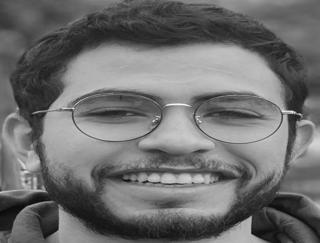
#> input picture AI-Models/hybrid_dataset/test/subject05.b.jpeg, 320 x 243 px, given in place of the camera
$ jupyter execute --allow-errors face_detection.ipynb   (text cells are left out)
#> lines starting #> are read from the running program, lines starting #| are printed output that depends on the picture; after the words box and inside, x2 and y2 are one past the last pixel; in counts of white or black regions, pixels touching at a corner belong together
[cell 1]
import cv2
import matplotlib.pyplot as plt

[cell 2]
# Load the pre-trained Haar Cascade model for face detection
face_cascade = cv2.CascadeClassifier(cv2.data.haarcascades + 'haarcascade_frontalface_default.xml')

[cell 3]
# Load the image
img = cv2.imread('trial.JPEG')


# Convert the image to grayscale
#> (the rest of this cell did not finish here and is left out)

#> (a cell that did not finish here is left out)

[cell 5]
# Save the result
cv2.imwrite('face_detected.jpg', img)
#> Out = True

#> (a cell that did not finish here is left out)

[cell 7]
import cv2
import matplotlib.pyplot as plt


# Start the laptop's camera
cap = cv2.VideoCapture(0)  # '0' is typically the default value for the primary camera

# Load the pre-trained Haar Cascade model for face detection
face_cascade = cv2.CascadeClassifier(cv2.data.haarcascades + 'haarcascade_frontalface_default.xml')

# Check if the camera opened successfully
if not cap.isOpened():
    print("Cannot open camera")
else:
    # Capture frame-by-frame
    ret, frame = cap.read()
#> frame is the input picture: shape (243, 320, 3); min 5, max 249, mean 109.9

    # Check if frame is received
    if not ret:
        print("Can't receive frame (stream end?). Exiting ...")
    else:
        # Convert the captured frame to grayscale
        gray = cv2.cvtColor(frame, cv2.COLOR_BGR2GRAY)

        # Detect faces in the grayscale frame
        faces = face_cascade.detectMultiScale(gray, scaleFactor=1.1, minNeighbors=5, minSize=(30, 30))
#> faces = [[146, 52, 162, 162], [43, 46, 170, 170]]

        # Draw rectangles around the faces
        for (x, y, w, h) in faces:
            cv2.rectangle(frame, (x, y), (x+w, y+h), (0, 255, 0), 2)  # Draw a green rectangle with thickness 2
#> this loop made 2 passes
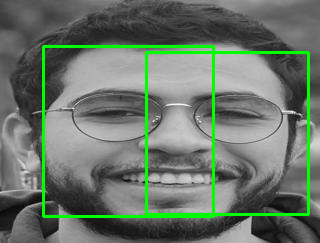
#> frame: shape (243, 320, 3); 5.01% of pixels changed, all inside (x1, y1, x2, y2) = (42, 45, 310, 218)

        # Convert BGR image to RGB
        frame_rgb = cv2.cvtColor(frame, cv2.COLOR_BGR2RGB)

        # Display the resulting frame with face corners
        plt.imshow(frame_rgb)
        plt.axis('off')  # Hide axis
        plt.show()

# When everything done, release the capture
cap.release()
cv2.destroyAllWindows()

[cell 8]
import cv2
import matplotlib.pyplot as plt

# Start the laptop's camera
cap = cv2.VideoCapture(0)  # '0' is typically the default value for the primary camera

# Load the pre-trained Haar Cascade model for face detection
face_cascade = cv2.CascadeClassifier(cv2.data.haarcascades + 'haarcascade_frontalface_default.xml')

# Check if the camera opened successfully
if not cap.isOpened():
    print("Cannot open camera")
else:
    # Capture frame-by-frame
    ret, frame = cap.read()

    # Check if frame is received
    if not ret:
        print("Can't receive frame (stream end?). Exiting ...")
    else:
        # Convert the captured frame to grayscale
        gray = cv2.cvtColor(frame, cv2.COLOR_BGR2GRAY)

        # Detect faces in the grayscale frame
        faces = face_cascade.detectMultiScale(gray, scaleFactor=1.1, minNeighbors=5, minSize=(30, 30))

        # List to hold cropped faces
        cropped_faces = []

        # Draw rectangles around the faces and crop the faces
        for (x, y, w, h) in faces:
            cv2.rectangle(frame, (x, y), (x+w, y+h), (0, 255, 0), 2)  # Draw a green rectangle with thickness 2
            # Crop the face
            cropped_face = frame[y:y+h, x:x+w]
            cropped_faces.append(cropped_face)
#> this loop made 2 passes
#> pass 1, `cropped_face = frame[y:y+h, x:x+w]`:
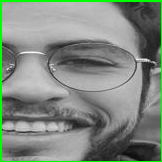
#> cropped_face: shape (162, 162, 3); mean B, G, R 127.5, 136.8, 127.5
#> pass 2, `cropped_face = frame[y:y+h, x:x+w]`:
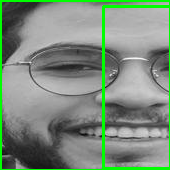
#> cropped_face: shape (170, 170, 3); mean B, G, R 124.5, 140.5, 124.5
#> after the loop, cropped_faces = 2 items

        # Convert BGR image to RGB for full image display
        frame_rgb = cv2.cvtColor(frame, cv2.COLOR_BGR2RGB)

        # Display the original frame with rectangles
        plt.figure(figsize=(10, 6))
        plt.imshow(frame_rgb)
        plt.axis('off')  # Hide axis
        plt.title("Detected Faces")
        plt.show()

        # Display each cropped face
        for i, face in enumerate(cropped_faces):
            plt.figure(figsize=(2, 2))  # Size can be adjusted based on your preference
            face_rgb = cv2.cvtColor(face, cv2.COLOR_BGR2RGB)
            plt.imshow(face_rgb)
            plt.axis('off')
            plt.title(f"Face {i+1}")
            plt.show()
#> this loop made 2 passes

# When everything done, release the capture
cap.release()
cv2.destroyAllWindows()

[cell 9]
import cv2
import matplotlib.pyplot as plt

# Start the laptop's camera
cap = cv2.VideoCapture(0)  # '0' is typically the default value for the primary camera

# Load the pre-trained Haar Cascade model for face detection
face_cascade = cv2.CascadeClassifier(cv2.data.haarcascades + 'haarcascade_frontalface_default.xml')

# Check if the camera opened successfully
if not cap.isOpened():
    print("Cannot open camera")
else:
    # Capture frame-by-frame
    ret, frame = cap.read()

    # Check if frame is received
    if not ret:
        print("Can't receive frame (stream end?). Exiting ...")
    else:
        # Convert the captured frame to grayscale
        gray = cv2.cvtColor(frame, cv2.COLOR_BGR2GRAY)

        # Detect faces in the grayscale frame
        faces = face_cascade.detectMultiScale(gray, scaleFactor=1.1, minNeighbors=5, minSize=(30, 30))

        # List to hold cropped, resized, and processed faces
        processed_faces = []

        # Draw rectangles around the faces, crop, resize, and process the faces
        for (x, y, w, h) in faces:
            cv2.rectangle(frame, (x, y), (x+w, y+h), (0, 255, 0), 2)  # Draw a green rectangle with thickness 2
            # Crop the face from the grayscale image
            cropped_face = gray[y:y+h, x:x+w]
            # Resize the cropped face
            resized_face = cv2.resize(cropped_face, (320, 243))
            # Convert grayscale to RGB (for display purposes)
            face_rgb = cv2.cvtColor(resized_face, cv2.COLOR_GRAY2RGB)
            processed_faces.append(face_rgb)
#> this loop made 2 passes
#> pass 1, `cropped_face = gray[y:y+h, x:x+w]`:
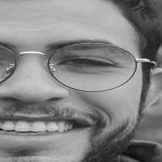
#> cropped_face: shape (162, 162); min 9, max 249, mean 132.1
#> pass 1, `resized_face = cv2.resize(cropped_face, (320, 243))`:
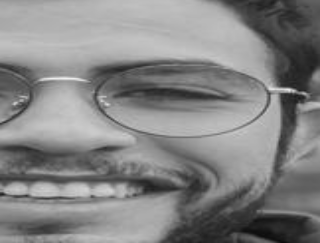
#> resized_face: shape (243, 320); min 11, max 239, mean 132
#> pass 2, `cropped_face = gray[y:y+h, x:x+w]`:
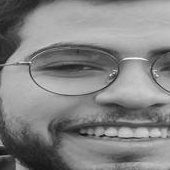
#> cropped_face: shape (170, 170); min 10, max 249, mean 132
#> after the loop:
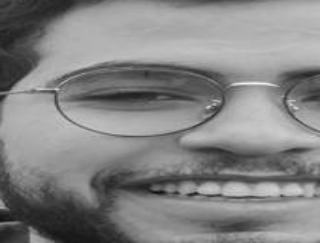
#> resized_face: shape (243, 320); min 13, max 243, mean 131.9
#> after the loop, processed_faces = 2 items

        # Convert BGR image to RGB for full image display
        frame_rgb = cv2.cvtColor(frame, cv2.COLOR_BGR2RGB)

        # Display the original frame with rectangles
        plt.figure(figsize=(10, 6))
        plt.imshow(frame_rgb)
        plt.axis('off')  # Hide axis
        plt.title("Detected Faces")
        plt.show()

        # Display each processed face
        for i, face in enumerate(processed_faces):
            plt.figure(figsize=(4, 3))  # Size adjusted to match aspect ratio of the resized images
            plt.imshow(face)
            plt.axis('off')
            plt.title(f"Face {i+1}")
            plt.show()

# When everything done, release the capture
cap.release()
cv2.destroyAllWindows()

$ run again, on AI-Models/hybrid_dataset/test/subject05.d.jpeg
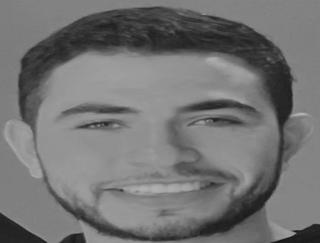
#> input picture AI-Models/hybrid_dataset/test/subject05.d.jpeg, 320 x 243 px, given in place of the camera
#> Out = True
#> frame is the input picture: shape (243, 320, 3); min 13, max 180, mean 115.1
#> faces = [[108, 53, 176, 176]]
#> the loop `for (x, y, w, h) in faces:` made 1 pass
#> after the loop `for (x, y, w, h) in faces:`:
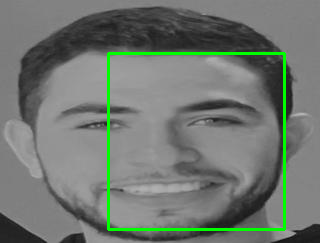
#> frame: shape (243, 320, 3); 2.71% of pixels changed, all inside (x1, y1, x2, y2) = (107, 52, 286, 231)
#> after the loop `for (x, y, w, h) in faces:`: cropped_faces = 1 item
#> the loop `for i, face in enumerate(cropped_faces):` made 1 pass
#> the loop `for (x, y, w, h) in faces:` made 1 pass
#> pass 1, `resized_face = cv2.resize(cropped_face, (320, 243))`:
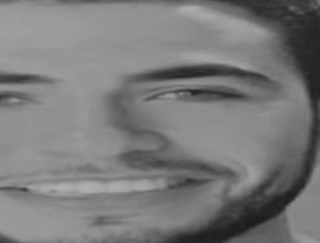
#> resized_face: shape (243, 320); min 25, max 177, mean 121.9
#> the loop `for i, face in enumerate(processed_faces):` made 1 pass

$ run again, on AI-Models/hybrid_dataset/test/subject06.a.jpeg
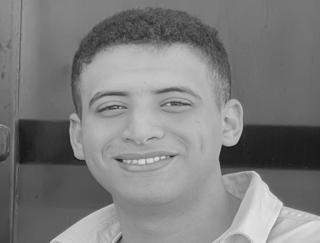
#> input picture AI-Models/hybrid_dataset/test/subject06.a.jpeg, 320 x 243 px, given in place of the camera
#> Out = True
#> frame is the input picture: shape (243, 320, 3); min 20, max 240, mean 125.2
#> faces = [[60, 44, 158, 158]]
#> the loop `for (x, y, w, h) in faces:` made 1 pass
#> after the loop `for (x, y, w, h) in faces:`:
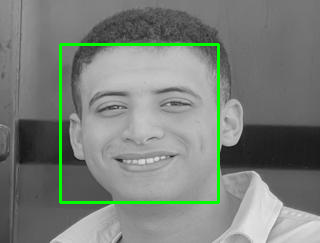
#> frame: shape (243, 320, 3); 2.43% of pixels changed, all inside (x1, y1, x2, y2) = (59, 43, 220, 204)
#> after the loop `for (x, y, w, h) in faces:`: cropped_faces = 1 item
#> the loop `for i, face in enumerate(cropped_faces):` made 1 pass
#> the loop `for (x, y, w, h) in faces:` made 1 pass
#> pass 1, `resized_face = cv2.resize(cropped_face, (320, 243))`:
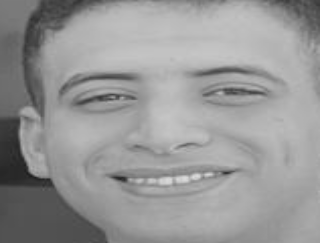
#> resized_face: shape (243, 320); min 28, max 219, mean 151
#> the loop `for i, face in enumerate(processed_faces):` made 1 pass

$ run again, on AI-Models/hybrid_dataset/test/subject06.f.jpeg
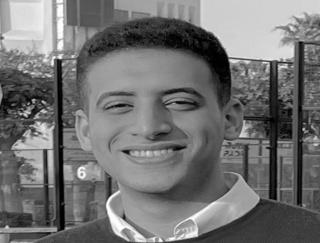
#> input picture AI-Models/hybrid_dataset/test/subject06.f.jpeg, 320 x 243 px, given in place of the camera
#> Out = True
#> frame is the input picture: shape (243, 320, 3); min 0, max 255, mean 114.2
#> faces = [[84, 46, 146, 146]]
#> the loop `for (x, y, w, h) in faces:` made 1 pass
#> after the loop `for (x, y, w, h) in faces:`: cropped_faces = 1 item
#> the loop `for i, face in enumerate(cropped_faces):` made 1 pass
#> the loop `for (x, y, w, h) in faces:` made 1 pass
#> pass 1, `resized_face = cv2.resize(cropped_face, (320, 243))`:
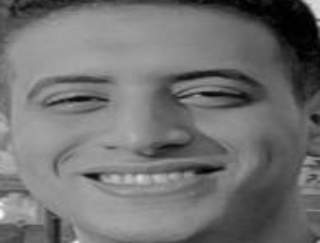
#> resized_face: shape (243, 320); min 0, max 251, mean 113.1
#> the loop `for i, face in enumerate(processed_faces):` made 1 pass
